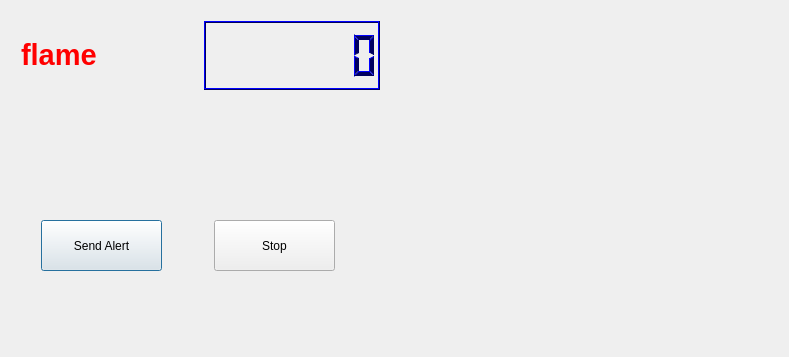
<?xml version="1.0" encoding="UTF-8"?>
<ui version="4.0">
 <class>Dialog</class>
 <widget class="QDialog" name="Dialog">
  <property name="geometry">
   <rect>
    <x>0</x>
    <y>0</y>
    <width>789</width>
    <height>357</height>
   </rect>
  </property>
  <property name="windowTitle">
   <string>Dialog</string>
  </property>
  <widget class="QWidget" name="layoutWidget">
   <property name="geometry">
    <rect>
     <x>10</x>
     <y>10</y>
     <width>381</width>
     <height>91</height>
    </rect>
   </property>
   <layout class="QHBoxLayout" name="horizontalLayout">
    <item>
     <widget class="QLabel" name="temp_label">
      <property name="text">
       <string>&lt;html&gt;&lt;head/&gt;&lt;body&gt;&lt;p&gt;&lt;span style=&quot; font-size:22pt; font-weight:600; color:#ff0000;&quot;&gt;flame&lt;/span&gt;&lt;/p&gt;&lt;/body&gt;&lt;/html&gt;</string>
      </property>
     </widget>
    </item>
    <item>
     <widget class="QLCDNumber" name="temp_lcdNumber">
      <property name="palette">
       <palette>
        <active>
         <colorrole role="WindowText">
          <brush brushstyle="SolidPattern">
           <color alpha="255">
            <red>0</red>
            <green>0</green>
            <blue>94</blue>
           </color>
          </brush>
         </colorrole>
         <colorrole role="Light">
          <brush brushstyle="SolidPattern">
           <color alpha="255">
            <red>0</red>
            <green>0</green>
            <blue>255</blue>
           </color>
          </brush>
         </colorrole>
         <colorrole role="Dark">
          <brush brushstyle="SolidPattern">
           <color alpha="255">
            <red>0</red>
            <green>0</green>
            <blue>94</blue>
           </color>
          </brush>
         </colorrole>
         <colorrole role="Text">
          <brush brushstyle="SolidPattern">
           <color alpha="255">
            <red>60</red>
            <green>60</green>
            <blue>60</blue>
           </color>
          </brush>
         </colorrole>
         <colorrole role="ButtonText">
          <brush brushstyle="SolidPattern">
           <color alpha="255">
            <red>76</red>
            <green>76</green>
            <blue>76</blue>
           </color>
          </brush>
         </colorrole>
        </active>
        <inactive>
         <colorrole role="WindowText">
          <brush brushstyle="SolidPattern">
           <color alpha="255">
            <red>0</red>
            <green>0</green>
            <blue>94</blue>
           </color>
          </brush>
         </colorrole>
         <colorrole role="Light">
          <brush brushstyle="SolidPattern">
           <color alpha="255">
            <red>0</red>
            <green>0</green>
            <blue>255</blue>
           </color>
          </brush>
         </colorrole>
         <colorrole role="Dark">
          <brush brushstyle="SolidPattern">
           <color alpha="255">
            <red>0</red>
            <green>0</green>
            <blue>94</blue>
           </color>
          </brush>
         </colorrole>
         <colorrole role="Text">
          <brush brushstyle="SolidPattern">
           <color alpha="255">
            <red>60</red>
            <green>60</green>
            <blue>60</blue>
           </color>
          </brush>
         </colorrole>
         <colorrole role="ButtonText">
          <brush brushstyle="SolidPattern">
           <color alpha="255">
            <red>76</red>
            <green>76</green>
            <blue>76</blue>
           </color>
          </brush>
         </colorrole>
        </inactive>
        <disabled>
         <colorrole role="WindowText">
          <brush brushstyle="SolidPattern">
           <color alpha="255">
            <red>0</red>
            <green>0</green>
            <blue>94</blue>
           </color>
          </brush>
         </colorrole>
         <colorrole role="Light">
          <brush brushstyle="SolidPattern">
           <color alpha="255">
            <red>0</red>
            <green>0</green>
            <blue>255</blue>
           </color>
          </brush>
         </colorrole>
         <colorrole role="Dark">
          <brush brushstyle="SolidPattern">
           <color alpha="255">
            <red>0</red>
            <green>0</green>
            <blue>94</blue>
           </color>
          </brush>
         </colorrole>
         <colorrole role="Text">
          <brush brushstyle="SolidPattern">
           <color alpha="255">
            <red>0</red>
            <green>0</green>
            <blue>94</blue>
           </color>
          </brush>
         </colorrole>
         <colorrole role="ButtonText">
          <brush brushstyle="SolidPattern">
           <color alpha="255">
            <red>0</red>
            <green>0</green>
            <blue>94</blue>
           </color>
          </brush>
         </colorrole>
        </disabled>
       </palette>
      </property>
      <property name="digitCount">
       <number>7</number>
      </property>
     </widget>
    </item>
   </layout>
  </widget>
  <widget class="QPushButton" name="pushButton">
   <property name="geometry">
    <rect>
     <x>41</x>
     <y>220</y>
     <width>121</width>
     <height>51</height>
    </rect>
   </property>
   <property name="text">
    <string>Send Alert</string>
   </property>
  </widget>
  <widget class="QPushButton" name="pushButton_2">
   <property name="geometry">
    <rect>
     <x>214</x>
     <y>220</y>
     <width>121</width>
     <height>51</height>
    </rect>
   </property>
   <property name="text">
    <string>Stop</string>
   </property>
  </widget>
 </widget>
 <layoutdefault spacing="6" margin="11"/>
 <resources/>
 <connections/>
</ui>
